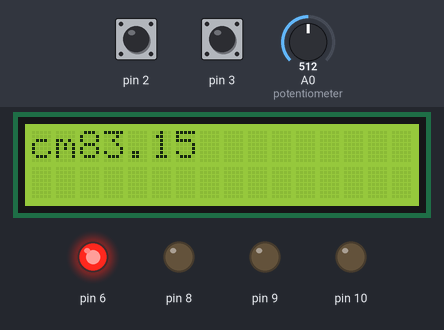
Bench run of a program on a simulated Arduino Uno, built with avr-gcc and run on an emulated ATmega328P. On the bench: 16×2 character LCD, output pins drawn as LEDs (lit = HIGH). Dashed ring = blinking. The test bench sets the inputs (shaded band); at power-on: pin 2 HIGH, A0 (potentiometer) = 512, pin 3 HIGH.

Above: at 1.2 s.
1.3 s: pin 2 pulled LOW for 0.3 s
At 4.4 s:
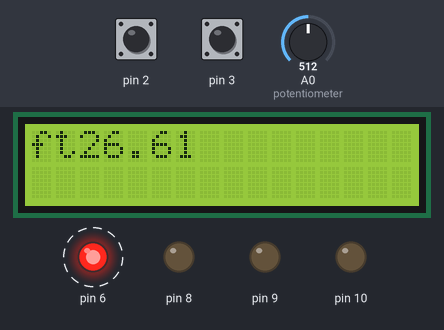
4.5 s: pin 2 pulled LOW for 1 s
At 5.25 s:
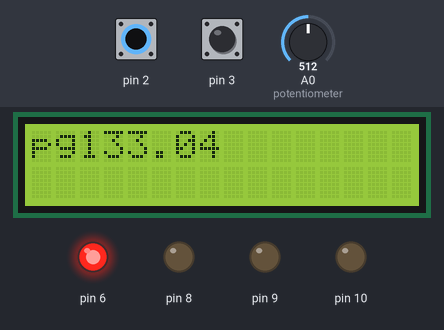
7.5 s: A0 (potentiometer) set to 716
At 8.75 s:
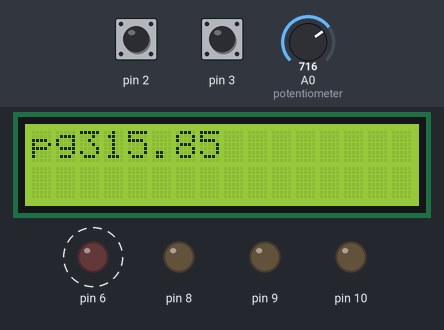
9.3 s: A0 (potentiometer) set to 900
At 9.75 s:
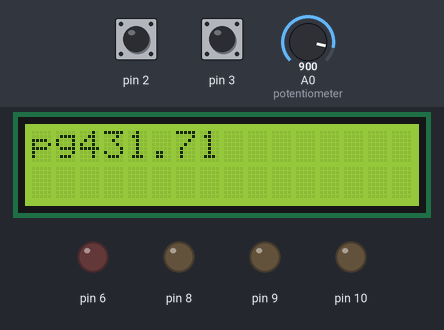
10.8 s: A0 (potentiometer) set to 1023
At 12.2 s:
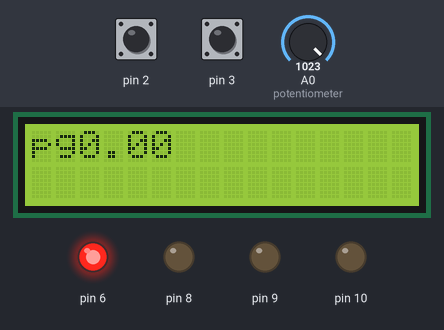
12.3 s: pin 3 pulled LOW for 3.2 s
Timing chart, 0 to 18.0 s (numbered marks = the images above; inputs shaded):
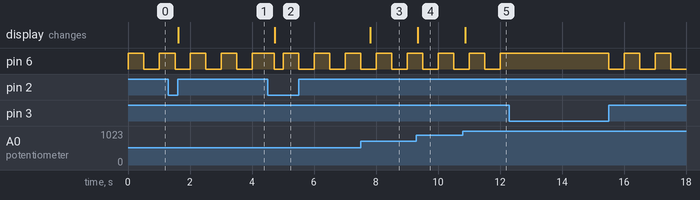

The program:

main.cpp
```cpp
#include <avr/io.h>
#include <avr/interrupt.h>
#include <LiquidCrystal_I2C.h>
#include <math.h>
#include <Arduino.h>

enum class Estado {
  ESTADO_0,
  ESTADO_1,
  ESTADO_2
};

struct EstadoRetorno {
  float valor;           // Usa float para permitir decimales
  const char* texto;
};


LiquidCrystal_I2C lcd(0x27, 16, 2);
volatile Estado estadoActual = Estado::ESTADO_0;
volatile uint8_t estado_led = 0;
float estadoAnterior = 0.0;
float estado = 0.0;

EstadoRetorno mostrarEstado() {
  switch (estadoActual) {
    case Estado::ESTADO_0: return {1, "cm"};
    case Estado::ESTADO_1: return {0.32, "ft"};
    case Estado::ESTADO_2: return {1.6, "pg"};
  }
  return {0, ""};
}

ISR(INT0_vect) {
  for (volatile uint32_t i = 0; i < 100000UL; i++) {}  // Retardo simple para rebote

  switch (estadoActual) {
    case Estado::ESTADO_0: estadoActual = Estado::ESTADO_1; break;
    case Estado::ESTADO_1: estadoActual = Estado::ESTADO_2; break;
    case Estado::ESTADO_2: estadoActual = Estado::ESTADO_0; break;
  }
  // mostrarEstado();
}

ISR(TIMER1_COMPA_vect) {
  if (!(PIND & (1 << PD3))) {
    PORTD |= (1 << PD6);
    estado_led = 1;
  } else {
    if (estado_led) {
      PORTD &= ~(1 << PD6);
      estado_led = 0;
    } else {
      PORTD |= (1 << PD6);
      estado_led = 1;
    }
  }
}

void init_pines() {
  // Salidas PB0, PB1, PB2
  DDRB |= (1 << PB0) | (1 << PB1) | (1 << PB2);

  // Salida PD6 (LED)
  DDRD |= (1 << PD6);

  // Entradas PD2 (INT0) y PD3 (botón), con pull-up
  DDRD &= ~((1 << PD2) | (1 << PD3));
  PORTD |= (1 << PD2) | (1 << PD3);
}


void ADC_Init() {
  ADMUX &= ~((1 << REFS1) | (1 << REFS0)); // AREF externa
  ADCSRA |= (1 << ADEN) | (1 << ADPS2) | (1 << ADPS1) | (1 << ADPS0); // Habilitar ADC y configurar prescaler en 128
}

float ADC_ReadVoltage(uint8_t channel) {
  ADMUX = (ADMUX & 0xF0) | (channel & 0x0F); // Seleccionar el canal ADC
  DIDR0 |= (1 << channel);                   // Deshabilitar funcionalidad digital en el canal ADC

  ADCSRA |= (1 << ADSC);                     // Iniciar conversión ADC
  while (ADCSRA & (1 << ADSC));              // Esperar a que termine la conversión

  return (ADC * 3.3) / 1023.0;               // Convertir a voltaje (referencia AREF externa)
}

float funcion0(float v) {
  return 0.1839 * pow(v, 6) - 1.5651 * pow(v, 5) + 4.7103 * pow(v, 4)
       - 5.7343 * pow(v, 3) + 2.3552 * pow(v, 2) + 0.4217 * v - 0.0024;
}

// Aproximación polinómica para calcular la distancia cuando funcion = 1
float funcion1(float v) {
  return 3.8697 * pow(v, 6) - 42.279 * pow(v, 5) + 184.25 * pow(v, 4)
       - 410.28 * pow(v, 3) + 497.79 * pow(v, 2) - 325.53 * v + 105.37;
}


float measuring(){
  static float last_voltage = 0;      // Ultimo valor de voltaje leido
  float voltage = ADC_ReadVoltage(0); // Leer del canal 0
  char funcion = 0;


  if (voltage >= 3 && last_voltage < 3) {
    funcion = !funcion; // Cambiar el estado de funcion
  }
  last_voltage = voltage;

  // Rango válido para cada función
  bool valid_voltage = false;
  if (funcion == 0) valid_voltage = (voltage >= 0.01 && voltage <= 3.1);
  else              valid_voltage = (voltage >= 0.4 && voltage <= 3.1);

  // Calcular distancia si el voltaje es válido, sino mostrar "fuera del rango"
  float distance = 0;
  if (valid_voltage) {
    distance = (funcion == 0 ? funcion0(voltage) : funcion1(voltage)) * 100;
    if (distance < 0) distance = 0; // evitar valores negativos

  }

  return distance;
}

void init_INT0() {
  // Interrupción externa INT0 por flanco de bajada
  EICRA |= (1 << ISC01);
  EICRA &= ~(1 << ISC00);
  EIMSK |= (1 << INT0);
}

void init_Timer1() {
  TCCR1A = 0;
  TCCR1B = (1 << WGM12) | (1 << CS12); // CTC, prescaler 256
  OCR1A = 31249; // 0.5 s
  TIMSK1 |= (1 << OCIE1A);
}

void mostrarDistancia(float distancia, const char* unidad) {
  lcd.clear();
  lcd.setCursor(0, 0);
  lcd.print(unidad);
  lcd.print(distancia, 2); // 2 decimales
  // lcd.print(" cm");
}

void setup() {
  init_pines();
  init_INT0();
  init_Timer1();
  sei();
  mostrarEstado();
  lcd.init();
  lcd.backlight();

}

void loop() {
  // float distancia;

  if (!(PIND & (1 << PD3))) {
    estado = estadoAnterior;
  } else {
    estado = measuring();
    estadoAnterior = estado;
  }

  EstadoRetorno res = mostrarEstado();

  mostrarDistancia(estado * res.valor, res.texto); // conversión correcta
  delay(500);
}
```

Measured:
- after the input at 1.3 s, the display: changes after 0.31 s (image 1)
- after the input at 4.5 s, the display: changes after 0.23 s (image 2)
- after the input at 7.5 s, the display: changes after 0.31 s (image 3)
- after the input at 9.3 s, the display: changes after 0.05 s (image 4)
- after the input at 10.8 s, the display: changes after 0.09 s (image 5)
